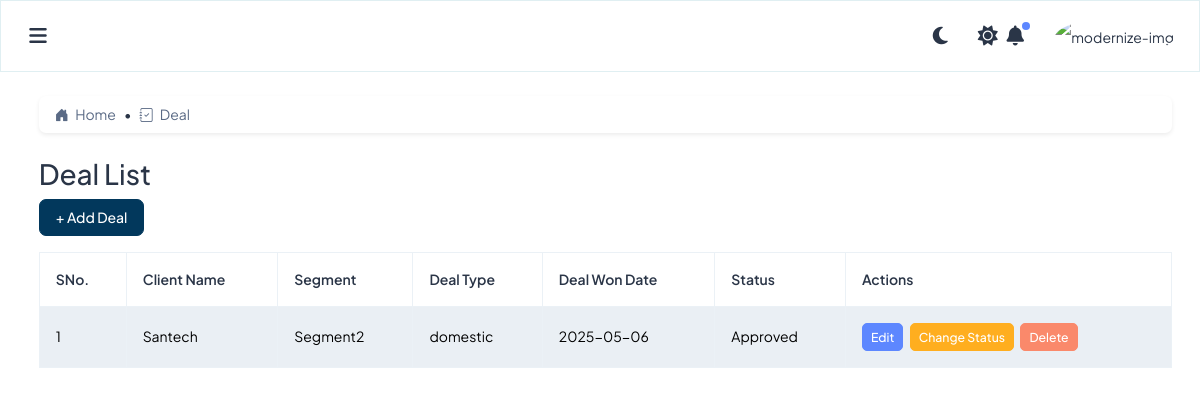
/admin-deal/, run on the app's committed database.
### incentives/models.py (models this page shows, shortened)
class AuditMixin(models.Model):
    created_by = models.CharField(max_length=100, null=True, blank=True)
    updated_by = models.CharField(max_length=100, null=True, blank=True)
    created_at = models.DateTimeField(default=timezone.now)
    updated_at = models.DateTimeField(auto_now=True)
    class Meta:
        abstract = True

class Deal(AuditMixin):
    DOMESTIC = 'domestic'
    INTERNATIONAL = 'international'
    DEAL_TYPE_CHOICES = [
        (DOMESTIC, 'Domestic'),
        (INTERNATIONAL, 'International'),
    ]
    clientName = models.CharField(max_length=255)
    segment = models.ForeignKey(Segment, related_name='deal_segment', on_delete=models.CASCADE, null=True, blank=True)
    dealType = models.CharField(
        max_length=15,
        choices=DEAL_TYPE_CHOICES,
        default=DOMESTIC,  # or any default you prefer
    )
    dealWonDate = models.DateField()
    setupCharges = models.DecimalField(max_digits=10, decimal_places=2)
    monthlySubscription = models.DecimalField(max_digits=10, decimal_places=2)
    newMarketPenetration = models.CharField(max_length=3, choices=[('Yes', 'Yes'), ('No', 'No')])
    newMarketCountry = models.CharField(max_length=255, blank=True, null=True)
    dealownerSalesPerson = models.ForeignKey(UserProfile, related_name='deals_as_owner', on_delete=models.CASCADE, null=True, blank=True)
    followUpSalesPerson = models.ForeignKey(UserProfile, related_name='deals_as_followup', on_delete=models.CASCADE, null=True, blank=True)
    demo1SalesPerson = models.ForeignKey(UserProfile, related_name='deals_as_demo1', on_delete=models.CASCADE, null=True, blank=True)
    demo2SalesPerson = models.ForeignKey(UserProfile, related_name='deals_as_demo2', on_delete=models.CASCADE, null=True, blank=True)
    status = models.CharField(max_length=255, default="Non Approve")
    leadSource = models.ForeignKey(UserProfile, related_name='leadsource', on_delete=models.CASCADE, null=True, blank=True)

class Segment(AuditMixin):
    name = models.CharField(max_length=100, unique=True)
    def __str__(self):
        return self.name

### incentives/views.py (the view)
# urls.py: path('admin-deal/', views.deal_list, name='deal_list'),
def deal_list(request):
    deals = Deal.objects.all()
    for deal in deals:
        if deal.dealWonDate:
            deal.dealWonDate = deal.dealWonDate.isoformat()  # Convert to string (iso format)
    return render(request, 'owner/deal/deal_list.html', {'deals': deals})

### incentives/templates/owner/deal/deal_list.html (shortened to what this page needs)
{% extends 'layouts/layout.html' %}
{% block content %}
<div class="card mb-4 shadow-sm">
  <div class="card-body py-2 px-3">
    <nav aria-label="breadcrumb">
      <ol class="breadcrumb mb-0">
        <li class="breadcrumb-item">
          <a href="{% url 'admin_dashboard' %}" class="text-decoration-none text-primary">
            <i class="bi bi-house-door-fill me-1"></i> Home
          </a>
        </li>
        <li class="breadcrumb-item active" aria-current="page">
          <i class="bi bi-journal-check me-1"></i> Deal
        </li>
      </ol>
    </nav>
  </div>
</div>
<h2>Deal List</h2>
<a class="btn btn-custom mb-3" href="{% url 'deal_create' %}">+ Add Deal</a>
<div class="table-responsive">
  <table class="table table-bordered table-striped align-middle">
    <thead>
      <tr>
        <th>SNo.</th>
        <th>Client Name</th>
        <th>Segment</th>
        <th>Deal Type</th>
        <th>Deal Won Date</th>
        <th>Status</th>
        <th>Actions</th>
      </tr>
    </thead>
    <tbody>
      {% for deal in deals %}
      <tr>
        <td>{{ forloop.counter }}</td>
        <td>{{ deal.clientName }}</td>
        <td>{{ deal.segment }}</td>
        <td>{{ deal.dealType }}</td>
        <td>{{ deal.dealWonDate }}</td>
        <td>{{ deal.status }}</td>
        <td>
          <a class="btn btn-primary btn-sm me-1" href="{% url 'deal_update' deal.pk %}">Edit</a>
          <button class="btn btn-warning btn-sm me-1"
          onclick="checkApprovalStatus('{{ deal.status }}', '{{ deal.updated_by }}', '{{ deal.pk }}')">
      Change Status
  </button>
          <button class="btn btn-danger btn-sm" data-bs-toggle="modal" data-bs-target="#confirmDeleteModal{{ deal.id }}">
            Delete
          </button>
        </td>
      </tr>
      {% empty %}
      <tr>
        <td colspan="6" class="text-center">No deals found.</td>
      </tr>
      {% endfor %}
    </tbody>
  </table>
</div>
{% endblock %}

### incentives/static/css/main.css (style rules this page uses)
:root { --theme-color: #02385c; --secondary-color:#017d91; --text-color: #ffffffba; --shadow-color:#017d911f; }
.btn-custom { --bs-btn-color: #fff; --bs-btn-bg: var(--theme-color); --bs-btn-border-color: var(--theme-color); --bs-btn-hover-color: #fff; --bs-btn-hover-bg: var(--theme-color); --bs-btn-hover-border-color: var(--theme-color); --bs-btn-focus-shadow-rgb: 255, 186, 65; --bs-btn-active-color: #fff; --bs-btn-active-bg: var(--theme-color); --bs-btn-active-border-color: var(--theme-color); --bs-btn-active-shadow: inset 0 3px 5px rgba(0, 0, 0, 0.125); --bs-btn-disabled-color: #fff; --bs-btn-disabled-bg: var(--theme-color); --bs-btn-disabled-border-color: var(--theme-color); }
.text-primary { --bs-text-opacity: 1; color: rgba(var(--theme-color), var(--bs-text-opacity)) !important; }

### data on the page
Deal: clientName "Santech", segment "Segment2", dealType "domestic", dealWonDate "2025-05-06", status "Approved"
